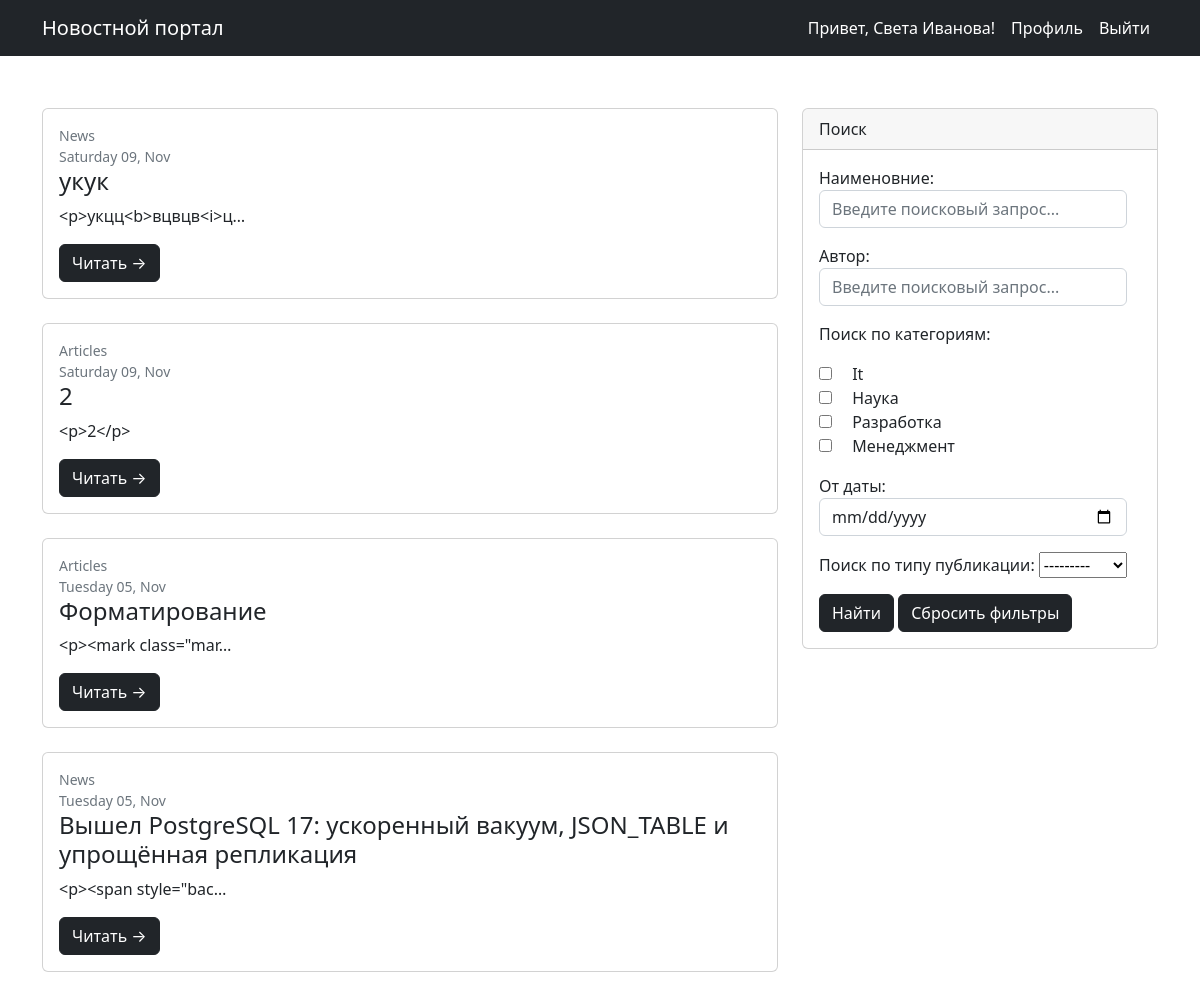
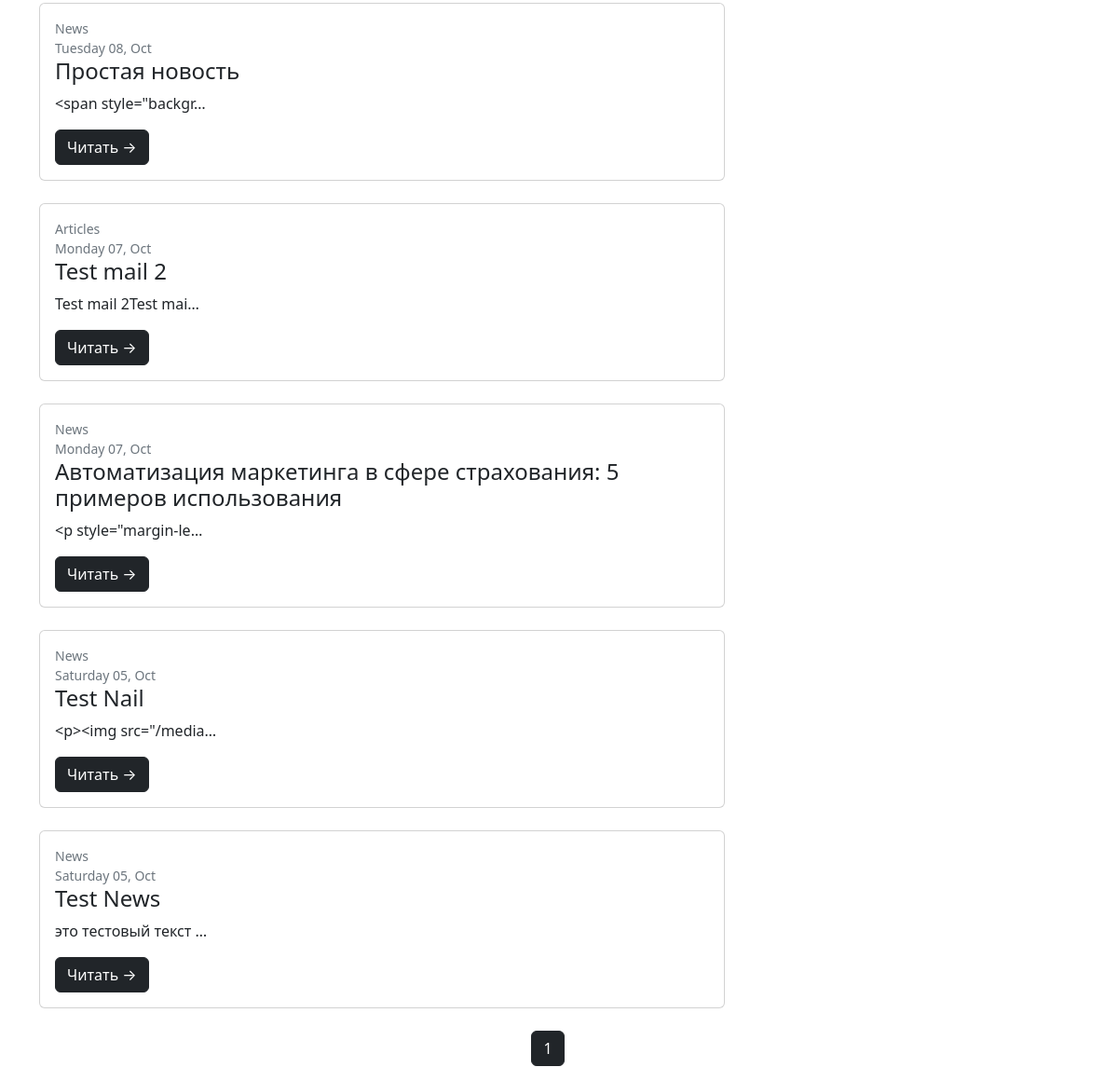
The app's page /search/ (signed in) with its own data (2 pictures, top to bottom).
### news/models.py (models this page shows, shortened)
class Post(models.Model):
    ARTICLES = 'Articles'
    NEWS = 'News'
    TYPE_POST = [
        (ARTICLES, 'Статья'),
        (NEWS, 'Новость')
    ]
    title = models.CharField(max_length=150)  # Наименование статьи (заголовок)
    publishing_date = models.DateTimeField(auto_now_add=True)  # Дата и время создания
    text = models.TextField()  # Текст статьи
    category = models.ManyToManyField(Category, through='PostCategory')  # На какую тему статья
    type_post = models.CharField(max_length=10,
                                 choices=TYPE_POST,
                                 default=ARTICLES)  # Тип публикации
    author = models.ForeignKey(Author, on_delete=models.CASCADE)  # связь между «Автором» и «Статьей».
    rating = models.FloatField(default=0)  # Популярность статьи (рейтинг)

### news/views.py (the view)
# urls.py: path('', PostList.as_view(), name='post_list'),
class PostList(LoginRequiredMixin, ListView):
    model = Post
    ordering = '-publishing_date'
    template_name = 'all_news.html'
    context_object_name = 'all_news'
    paginate_by = 10
    def get_queryset(self):
        queryset = super().get_queryset()
        self.filter_posts = PostFilter(self.request.GET, queryset)
        return self.filter_posts.qs
    def get_context_data(self, **kwargs):
        context = super().get_context_data(**kwargs)
        context['filter_posts'] = self.filter_posts
        context['user_id'] = self.request.user.id
        context['is_not_authors'] = not self.request.user.groups.filter(name='authors').exists()
        return context

### news/models.py (called while the page is built)
    def __str__(self):
        return self.name.title()

### news/templatetags/custom_filters.py (called while the page is built)
@register.filter()
def censor(text):
    for word in WORDS['words']:
        text = re.sub(f'\\b{word}\\b', f"{word[0]}{word[1:].__len__() * '*'}", text, flags=re.I)
    return text

### news/templates/all_news.html (shortened to what this page needs)
{% extends 'default.html' %}
{% load custom_filters %}
{% load custom_tags %}
{% block content %}
    <div class="col-lg-8">
        {% if all_news %}
            {% for news in all_news %}
                <div class="card mb-4">
                    <div class="card-body">
                        <div class="small text-muted">{{ news.type_post }}</div>
                        <div class="small text-muted">{{ news.publishing_date|date:'l d, M' }}</div>
                        <h2 class="card-title h4">{{ news.title|censor }}</h2>
                        <p class="card-text">{{ news.text|truncatechars:20|censor }}</p>
                        <a class="btn btn-primary" href="/news/{{ news.id }}">Читать →</a>
                    </div>
                </div>
            {% endfor %}
        {% else %}
           <h2>Публикации не найдены!</h2>
        {% endif %}
    </div>
    <div class="col-lg-4">
        <div class="card mb-4">
            <div class="card-header">Поиск</div>
            <div class="card-body">
                <div class="input-group">
                    <form action="/search" method="GET">
                        {{ filter_posts.form.as_p }}
                        <input class="btn btn-primary" type="submit" value="Найти"/>
                        <a class="btn btn-primary" role="button" href="{{ request.path }}">Сбросить фильтры</a>
                    </form>
                </div>
            </div>
        </div>
    </div>
    {% if page_obj %}
        <div class="row">
        <nav aria-label="Page navigation example">
            <ul class="pagination justify-content-center">
                <li class="page-item active" aria-current="page"><a class="page-link" href="#">{{ page_obj.number }}</a></li>
            </ul>
        </nav>
    </div>
    {% endif %}
{% endblock content %}

### templates/default.html (shortened to what this page needs)
<!DOCTYPE html>
<html lang="en">
    <head>
        {% load static %}
        <link href="{% static 'css/styles.css' %}" rel="stylesheet" />
    </head>
    <body>
        <nav class="navbar navbar-expand-lg navbar-dark bg-dark">
            <div class="container">
                <a class="navbar-brand" href="/">Новостной портал</a>
                <div class="collapse navbar-collapse" id="navbarSupportedContent">
                    <ul class="navbar-nav ms-auto mb-2 mb-lg-0">
                        <li class="nav-item"><a class="nav-link active">Привет, {{ request.user.first_name }} {{ request.user.last_name}}!</a></li>
                        <li class="nav-item"><a class="nav-link active" aria-current="page" href="/sign/user_account">Профиль</a></li>
                        <li class="nav-item"><a class="nav-link active" aria-current="page" href="/accounts/logout">Выйти</a></li>
                    </ul>
                </div>
            </div>
        </nav>
        <div class="container mt-5">
            <div class="row">
               {% block content %}
               {% endblock content %}
           </div>
        </div>
    </body>
</html>

### records on screen
Post: type_post "News", publishing_date "Saturday 09, Nov", title|censor "укук", text|censor "<p>укцц<b>вцвцв<i>ц…"
Post: type_post "Articles", publishing_date "Saturday 09, Nov", title|censor "2", text|censor "<p>2</p>"
Post: type_post "Articles", publishing_date "Tuesday 05, Nov", title|censor "Форматирование", text|censor "<p><mark class=\"mar…"
Post: type_post "News", publishing_date "Tuesday 05, Nov", title|censor "Вышел PostgreSQL 17: ускоренный вакуум, JSON_TABLE и упрощённая репликация", text|censor "<p><span style=\"bac…"
Post: type_post "News", publishing_date "Tuesday 08, Oct", title|censor "Простая новость", text|censor "<span style=\"backgr…"
Post: type_post "Articles", publishing_date "Monday 07, Oct", title|censor "Test mail 2", text|censor "Test mail 2Test mai…"
Post: type_post "News", publishing_date "Monday 07, Oct", title|censor "Автоматизация маркетинга в сфере страхования: 5 примеров использования", text|censor "<p style=\"margin-le…"
Post: type_post "News", publishing_date "Saturday 05, Oct", title|censor "Test Nail", text|censor "<p><img src=\"/media…"
Post: type_post "News", publishing_date "Saturday 05, Oct", title|censor "Test News", text|censor "это тестовый текст …"

### other values on screen
{{ request.user.first_name }} "Света"
{{ request.user.last_name }} "Иванова"
{{ page_obj.number }} "1"
